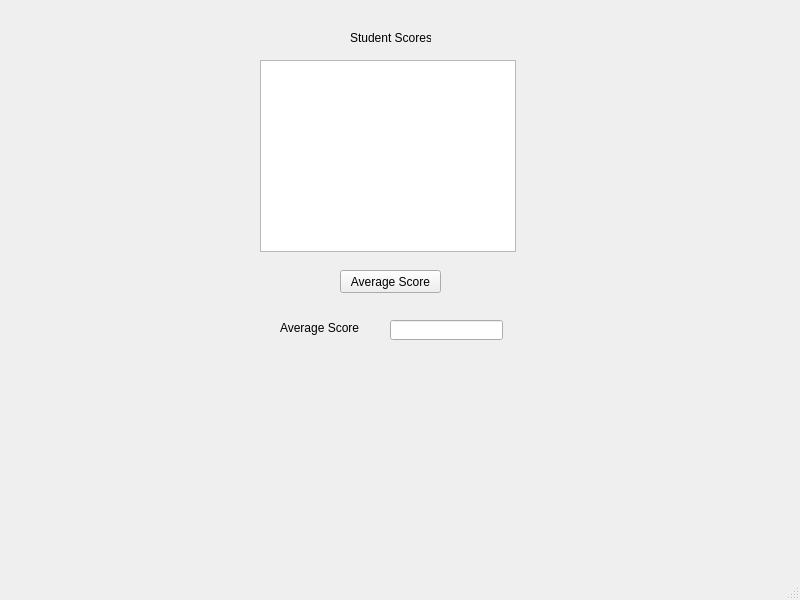
<?xml version="1.0" encoding="UTF-8"?>
<ui version="4.0">
 <class>studentScores</class>
 <widget class="QMainWindow" name="studentScores">
  <property name="geometry">
   <rect>
    <x>0</x>
    <y>0</y>
    <width>800</width>
    <height>600</height>
   </rect>
  </property>
  <property name="windowTitle">
   <string>Student Scores</string>
  </property>
  <widget class="QWidget" name="centralwidget">
   <widget class="QListWidget" name="lstScores">
    <property name="geometry">
     <rect>
      <x>260</x>
      <y>60</y>
      <width>256</width>
      <height>192</height>
     </rect>
    </property>
   </widget>
   <widget class="QLabel" name="lblScores">
    <property name="geometry">
     <rect>
      <x>350</x>
      <y>30</y>
      <width>81</width>
      <height>16</height>
     </rect>
    </property>
    <property name="text">
     <string>Student Scores</string>
    </property>
   </widget>
   <widget class="QPushButton" name="btnCalculate">
    <property name="geometry">
     <rect>
      <x>340</x>
      <y>270</y>
      <width>101</width>
      <height>23</height>
     </rect>
    </property>
    <property name="text">
     <string>Average Score</string>
    </property>
   </widget>
   <widget class="QLabel" name="lblAverage">
    <property name="geometry">
     <rect>
      <x>280</x>
      <y>320</y>
      <width>81</width>
      <height>16</height>
     </rect>
    </property>
    <property name="text">
     <string>Average Score</string>
    </property>
   </widget>
   <widget class="QLineEdit" name="txt">
    <property name="geometry">
     <rect>
      <x>390</x>
      <y>320</y>
      <width>113</width>
      <height>20</height>
     </rect>
    </property>
    <property name="readOnly">
     <bool>true</bool>
    </property>
   </widget>
  </widget>
  <widget class="QMenuBar" name="menubar">
   <property name="geometry">
    <rect>
     <x>0</x>
     <y>0</y>
     <width>800</width>
     <height>21</height>
    </rect>
   </property>
  </widget>
  <widget class="QStatusBar" name="statusbar"/>
 </widget>
 <resources/>
 <connections/>
</ui>
